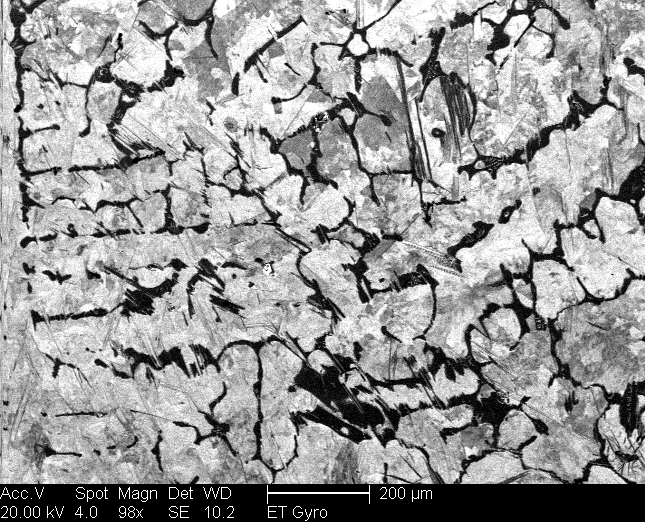
#> input picture Input/micrograph/micrograph1001.tif, 645 x 522 px; its folder holds only this picture in this run
$ python ImagePre.py
#> lines starting #> are read from the running program, lines starting #| are printed output that depends on the picture
# -*- coding: utf-8 -*-

from PIL import Image
import glob, os
#os.chdir()
#for file in glob.glob("*[cropped].tif"):
#    os.remove(str(file))

for file in glob.glob("./Input/micrograph/*.tif"):
    if '[cropped]' in file:
        continue
    im = Image.open(file)
#> im is the input picture: PIL image 645x522 L; min 0, max 255, mean 151.3
    half_the_width=im.size[0]/2
#> half_the_width = 322.5
    half_the_height=im.size[1]/2
#> half_the_height = 261

    newimage=im.crop((0,0,645,484))
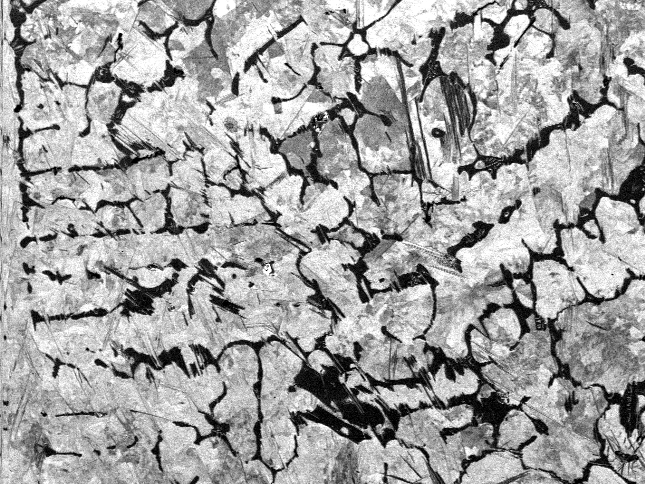
#> newimage: PIL image 645x484 L; min 0, max 255, mean 162
    newfile=file[:-4]+"[cropped]"+".tif"
    newimage.save(newfile)


#    source="./"+name
#    destination="./vac"+str(i+1)+"/vasp.in"
#    os.rename(source, destination)

$ run again, on Input/micrograph/micrograph1033.tif
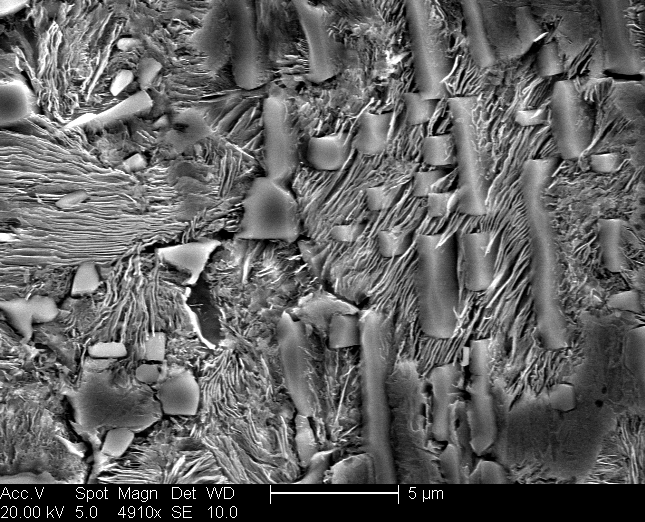
#> input picture Input/micrograph/micrograph1033.tif, 645 x 522 px
#> im is the input picture: PIL image 645x522 L; min 0, max 255, mean 98.1
#> `newimage=im.crop((0,0,645,484))`:
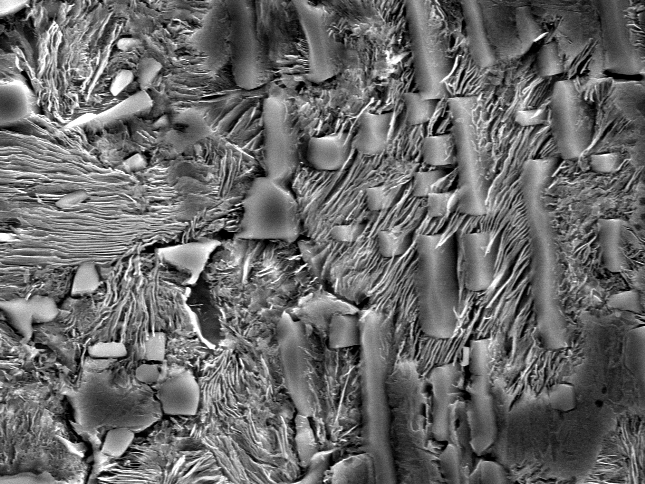
#> newimage: PIL image 645x484 L; min 0, max 255, mean 104.7

$ run again, on Input/micrograph/micrograph1035.tif
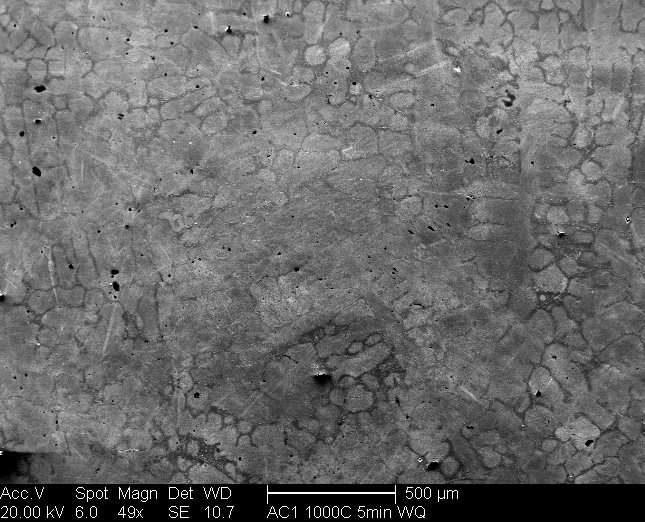
#> input picture Input/micrograph/micrograph1035.tif, 645 x 522 px
#> im is the input picture: PIL image 645x522 L; min 0, max 255, mean 106.4
#> `newimage=im.crop((0,0,645,484))`:
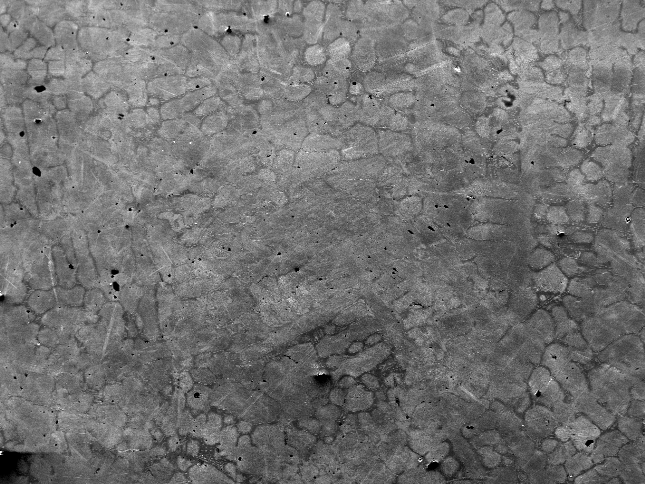
#> newimage: PIL image 645x484 L; min 0, max 255, mean 113.4

$ run again, on Input/micrograph/micrograph1053.tif
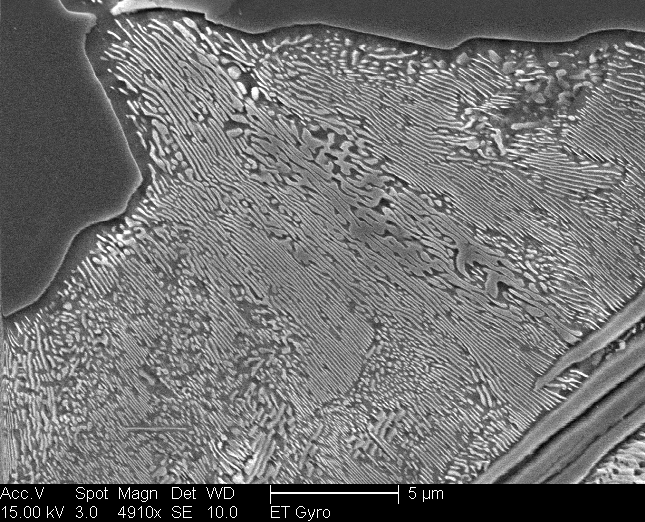
#> input picture Input/micrograph/micrograph1053.tif, 645 x 522 px
#> im is the input picture: PIL image 645x522 L; min 0, max 255, mean 113.1
#> `newimage=im.crop((0,0,645,484))`:
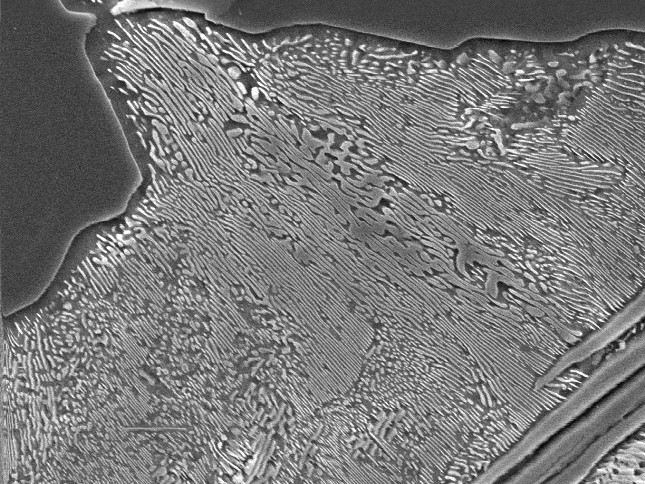
#> newimage: PIL image 645x484 L; min 0, max 255, mean 120.8
